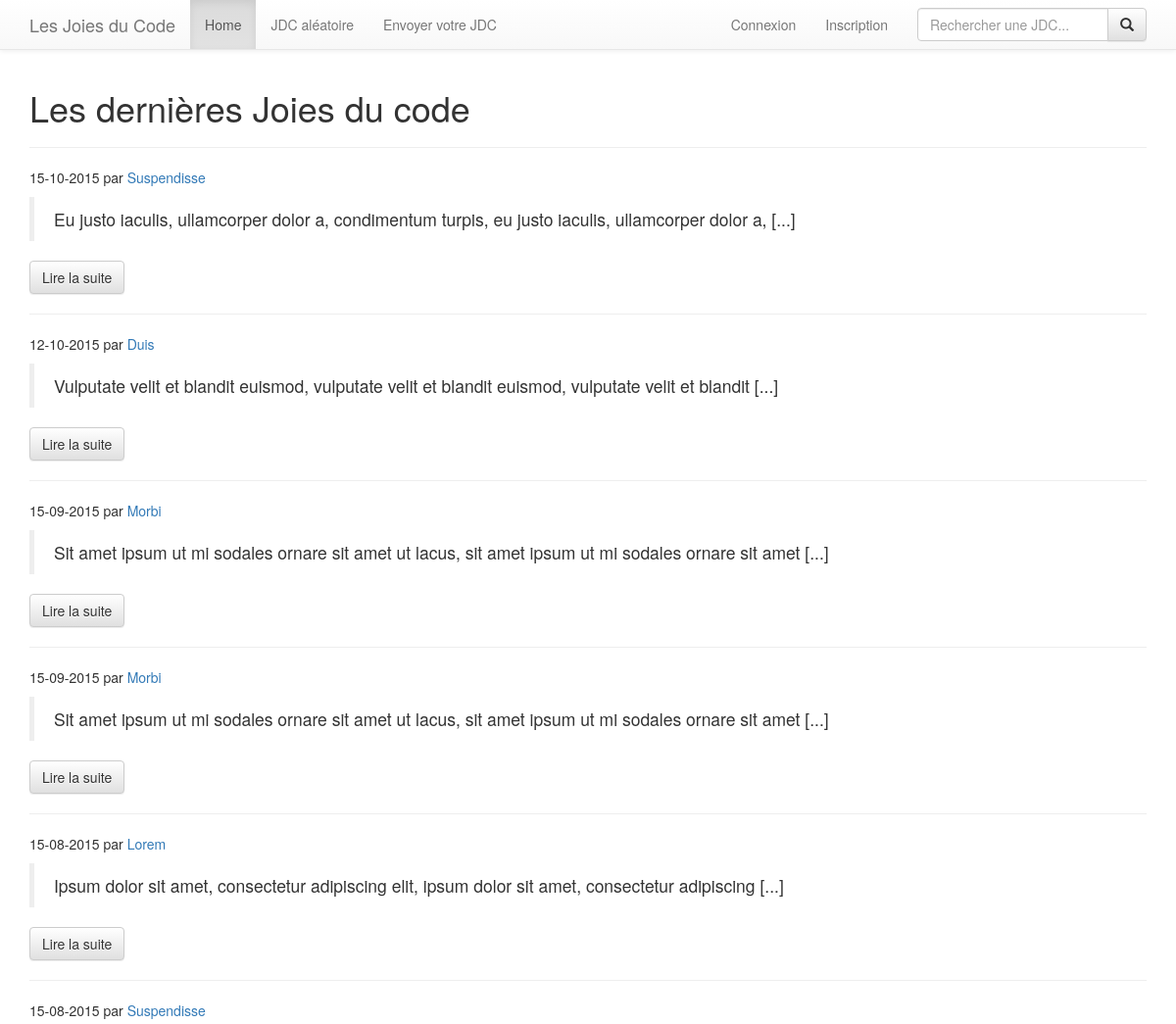
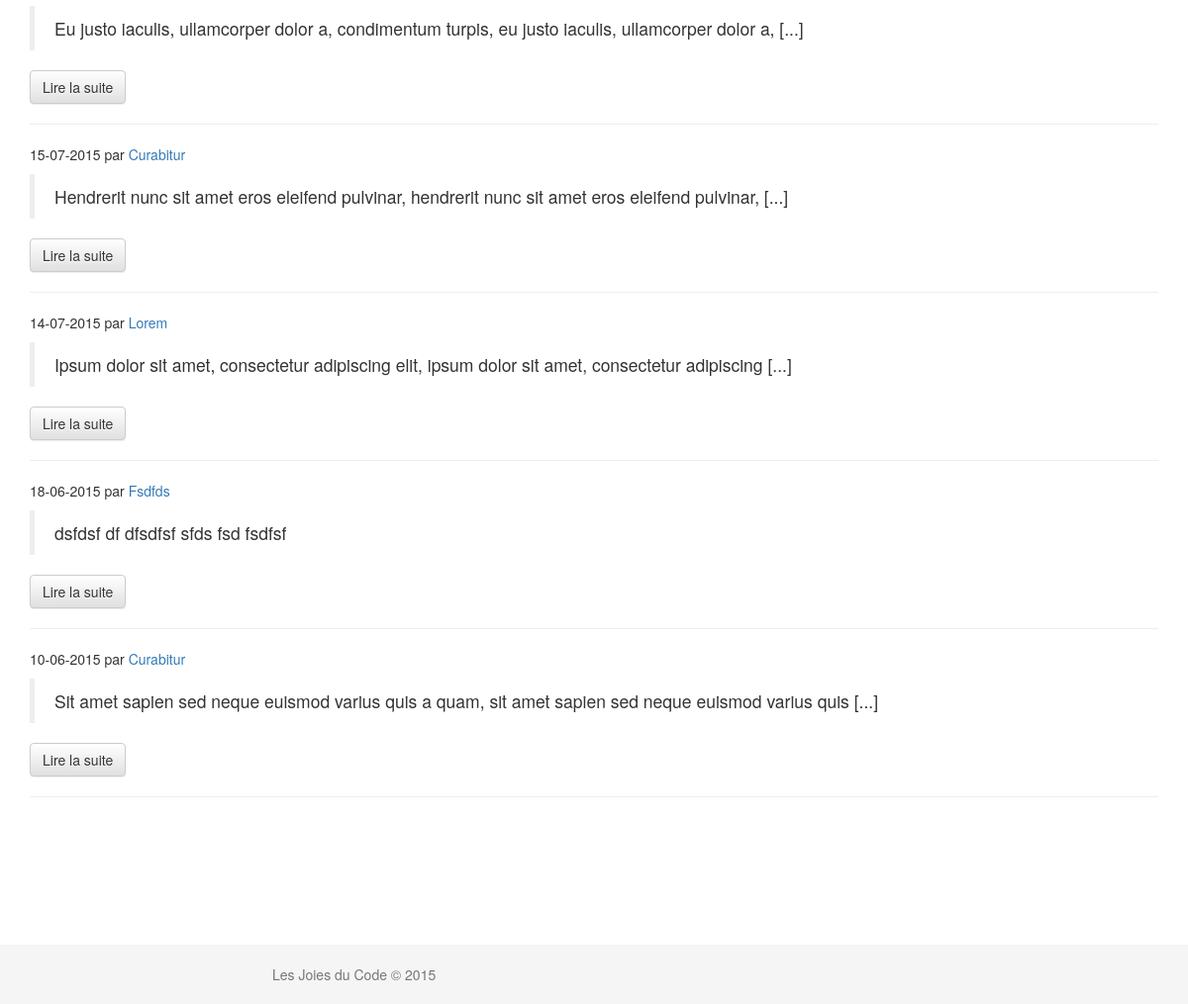
Before: / with the older database file (2 pictures, top to bottom).
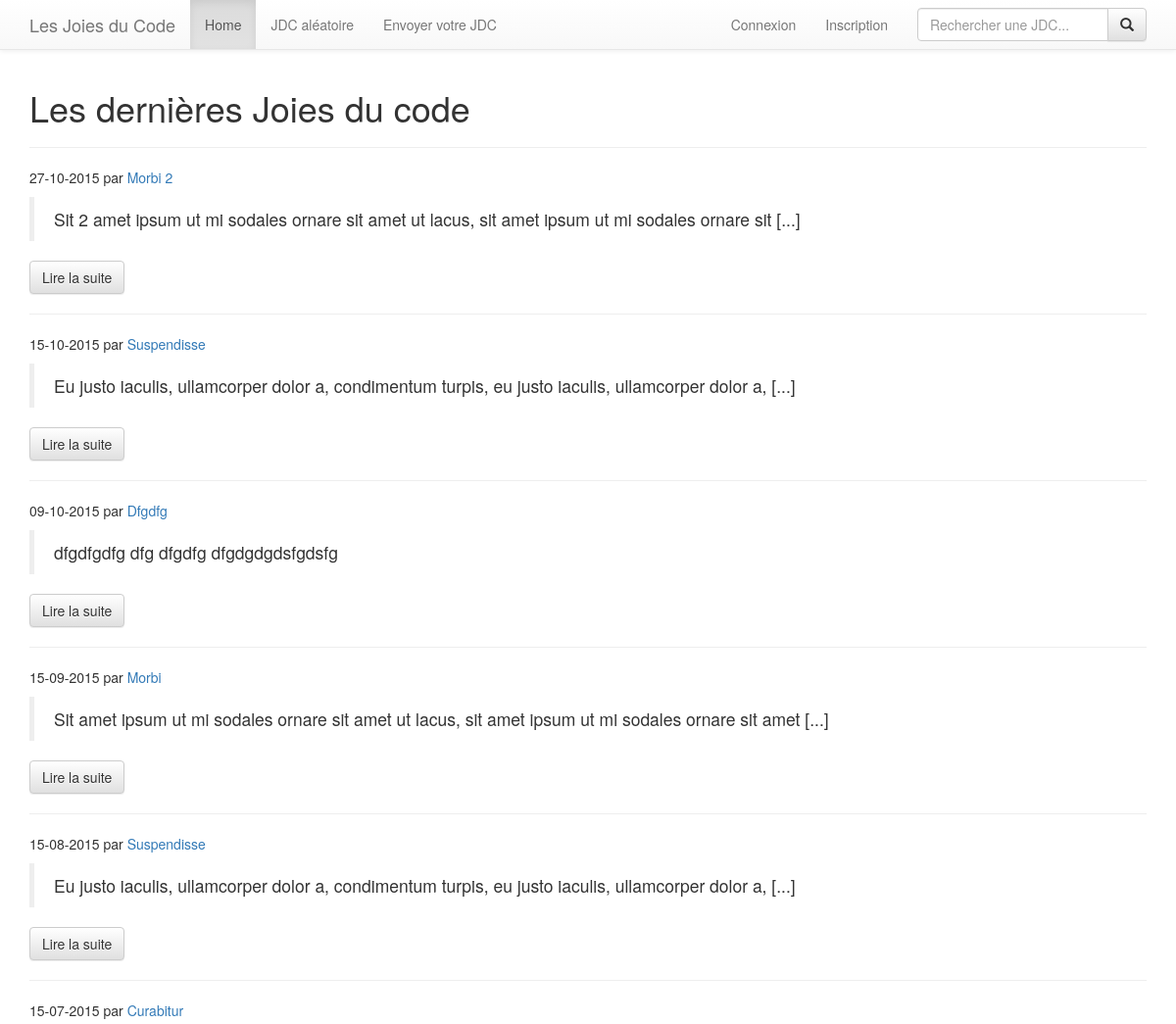
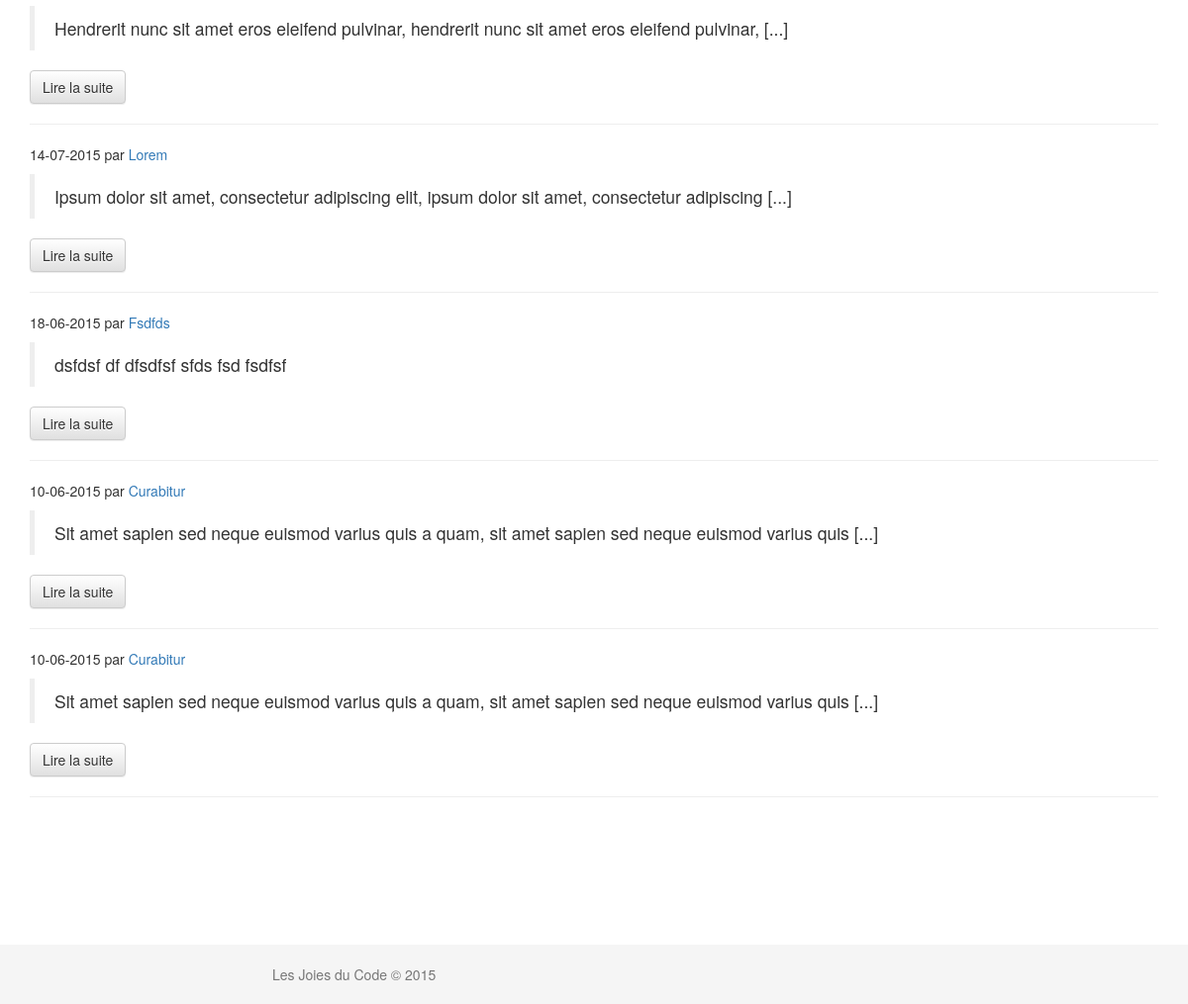
After: the same page with the newer database file (2 pictures, top to bottom).
### tables this page shows
CREATE TABLE IF NOT EXISTS `articles` (
`id` int(11) unsigned NOT NULL,
  `name` varchar(100) NOT NULL,
  `content` text NOT NULL,
  `picture` varchar(255) DEFAULT NULL,
  `test` int(11) DEFAULT NULL,
  `creation_date` datetime NOT NULL
);

### inc/config.php (called while the page is built, shortened)
<?php
$current_page = basename($_SERVER['PHP_SELF']);
$pages = array(
	'index.php' => 'Home',
	'random.php' => 'JDC aléatoire',
	'send.php' => 'Envoyer votre JDC',
);

### inc/func.php (called while the page is built, shortened)
<?php
function cutString($text, $max_length, $end = '...') {
	$sep = '[@]';
	if ($max_length > 0 && strlen($text) > $max_length) {
		$text = wordwrap($text, $max_length, $sep, true);
		$text = explode($sep, $text);
		return $text[0].$end;
	}
	return $text;
}
function userIsLogged() {
	return !empty($_SESSION['user_id']);
}

### partials/article-common.php (the view)
<?php
$max_length = isset($max_length) ? $max_length : 100;
?>
<div class="post">
    <p><?= date('d-m-Y', strtotime($article['creation_date'])) ?> par <a href="search.php?search=<?= $article['name'] ?>"><?= ucfirst($article['name']) ?></a></p>
    <blockquote>
      <p><?= nl2br(cutString($article['content'], $max_length, ' [...]')) ?></p>
    </blockquote>
    <a href="article.php?id=<?= $article['id'] ?>" class="btn btn-default">Lire la suite</a>
</div>
<hr>

### partials/navbar.php (shortened to what this page needs)
<nav class="navbar navbar-default navbar-fixed-top">
	<div class="container">
		<div class="navbar-header">
			<a class="navbar-brand" href="index.php">Les Joies du Code</a>
		</div>
		<div id="navbar" class="navbar-collapse collapse">
			<ul class="nav navbar-nav">
				<?php
				foreach($pages as $page_url => $page_name) {
					$active = '';
					if ($page_url == $current_page) {
						$active = ' active';
					}
				?>
				<li class="<?= $active ?>"><a href="<?= $page_url ?>"><?= $page_name ?></a></li>
				<?php } ?>
			</ul>
			<form class="navbar-form navbar-right" action="search.php" method="GET">
				<div class="input-group">
					<input name="search" type="text" class="form-control" placeholder="Rechercher une JDC...">
					<span class="input-group-btn">
						<button class="btn btn-default" type="submit">
							<span class="glyphicon glyphicon-search" aria-hidden="true"></span>
						</button>
					</span>
				</div>
			</form>
			<ul class="nav navbar-nav navbar-right">
				<?php if (userIsLogged()) { ?>
				<li><a>Bonjour <?= $_SESSION['firstname'] ?></a></li>
				<li><a href="logout.php">Déconnexion</a></li>
				<?php } else { ?>
				<li class="<?= ($current_page == 'login.php' ? ' active' : '')?>"><a href="login.php">Connexion</a></li>
				<li class="<?= ($current_page == 'register.php' ? ' active' : '')?>"><a href="register.php">Inscription</a></li>
				<?php } ?>
			</ul>
		</div>
	</div>
</nav>

### index.php
<?php
require_once 'partials/header.php';
$query = $db->query('SELECT * FROM articles ORDER BY creation_date DESC LIMIT 10');
$articles = $query->fetchAll();
?>
		<h1>Les dernières Joies du code</h1>
		<hr>
		<?php
		foreach($articles as $article) {
			include 'partials/article-common.php';
		}
		?>
<?php require_once 'partials/footer.php' ?>

Changed rows visible on the page:
removed articles: creation_date "12-10-2015", name "Duis", content "Vulputate velit et blandit euismod, vulputate velit et blandit euismod, vulputate velit et blandit [...]"
removed articles: creation_date "15-08-2015", name "Lorem", content "Ipsum dolor sit amet, consectetur adipiscing elit, ipsum dolor sit amet, consectetur adipiscing [...]"
changed articles: creation_date "15-09-2015" → "27-10-2015"; name "Morbi" → "Morbi 2"; content "Sit amet ipsum ut mi sodales ornare sit amet ut lacus, sit amet ipsum ut mi sodales ornare sit amet [...]" → "Sit 2 amet ipsum ut mi sodales ornare sit amet ut lacus, sit amet ipsum ut mi sodales ornare sit [...]"; moves up the list
added articles: creation_date "09-10-2015", name "Dfgdfg", content "dfgdfgdfg dfg dfgdfg dfgdgdgdsfgdsfg"
now on this page (row edited): articles: creation_date "10-06-2015", name "Curabitur", content "Sit amet sapien sed neque euismod varius quis a quam, sit amet sapien sed neque euismod varius quis [...]"
